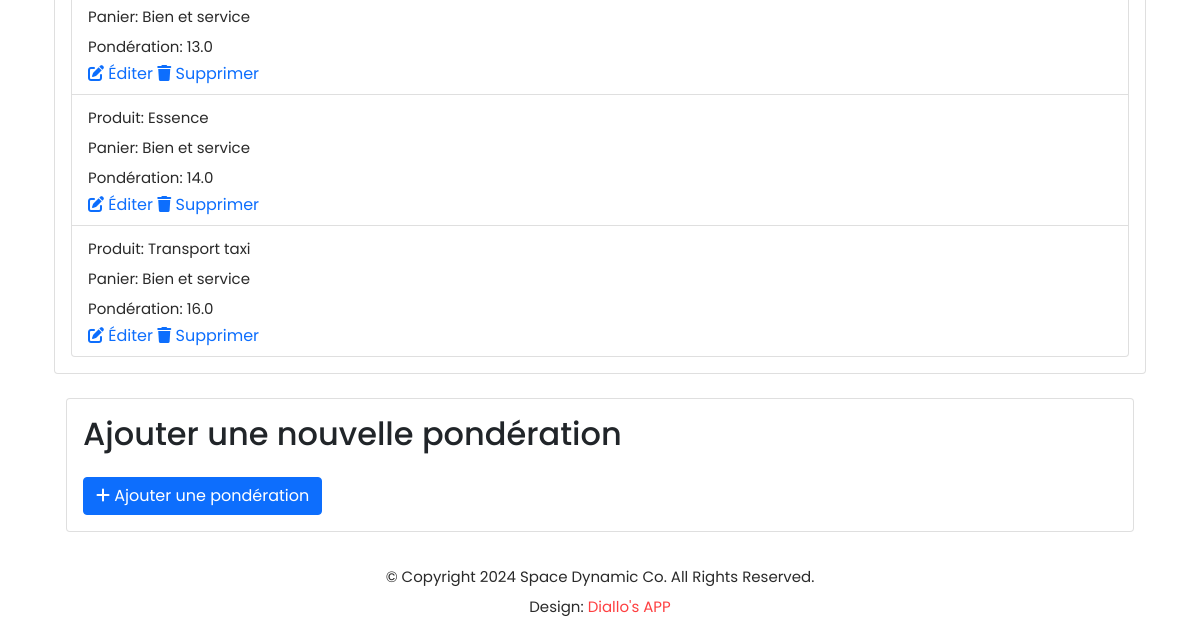
Page /ponderations/ (lower part) on the earlier database version.
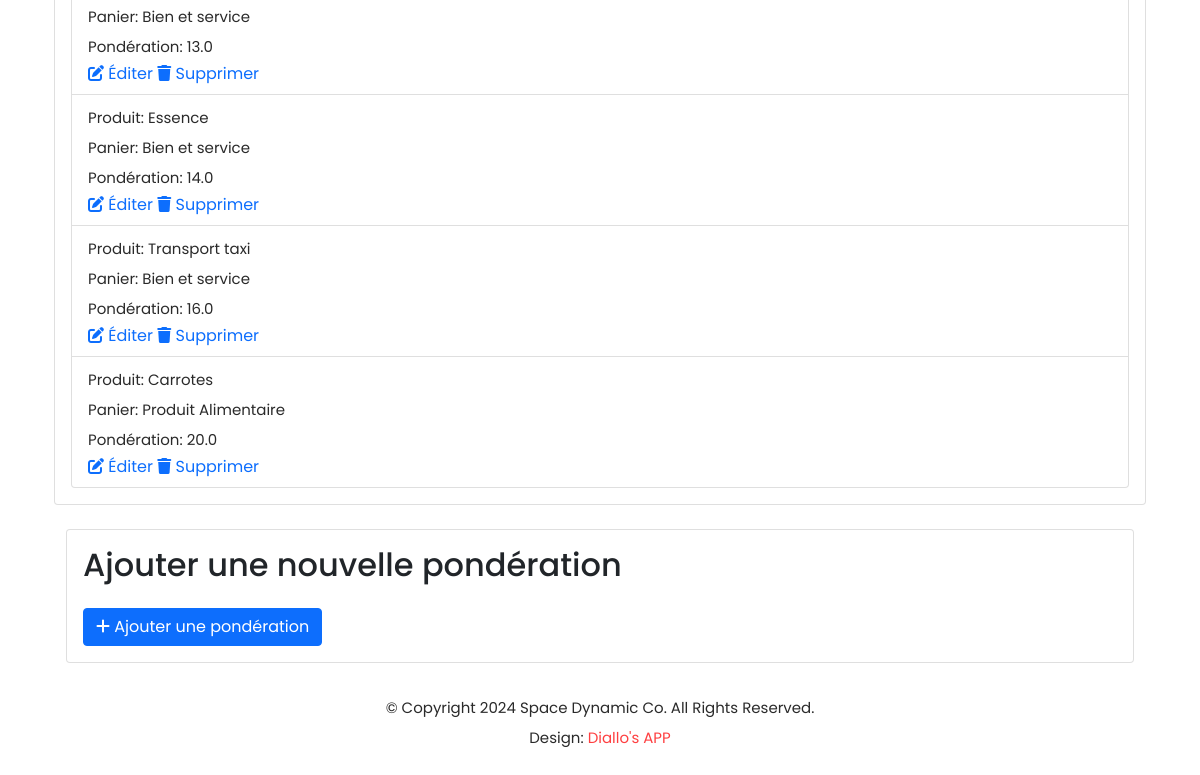
Same page on the later database version.
### gestion_produits/models.py (models this page shows, shortened)
class Ponderation(models.Model):
    DEFAULT_PONDERATION = 0.0
    product = models.ForeignKey(Product, on_delete=models.CASCADE)
    panier = models.ForeignKey(Panier, on_delete=models.CASCADE)
    ponderation = models.FloatField(default=DEFAULT_PONDERATION)

class Panier(models.Model):
    DEFAULT_CODE_PANIER = 'DEFAULT_CODE_PANIER'
    DEFAULT_LABEL = 'DEFAULT_LABEL'
    DEFAULT_DESCRIPTION = 'DEFAULT_DESCRIPTION'
    code_panier = models.CharField(max_length=100, default=DEFAULT_CODE_PANIER)
    label = models.CharField(max_length=100, default=DEFAULT_LABEL)
    description = models.TextField(default=DEFAULT_DESCRIPTION)
    products = models.ManyToManyField(Product, through='Ponderation')

class Product(models.Model):
    DEFAULT_CODE = 'DEFAULT_CODE'
    DEFAULT_NAME = 'DEFAULT_NAME'
    DEFAULT_DESCRIPTION = 'DEFAULT_DESCRIPTION'
    code_name = models.CharField(max_length=100, default=DEFAULT_CODE)
    name = models.CharField(max_length=100, default=DEFAULT_NAME)
    description = models.TextField(default=DEFAULT_DESCRIPTION)
    family = models.ForeignKey(Family, on_delete=models.CASCADE)

### gestion_produits/views.py (the view)
# urls.py: path('ponderations/', views.ponderation_list, name='ponderation_list'),
def ponderation_list(request):
    ponderations = Ponderation.objects.all()
    return render(request, 'ponderation_list.html', {'ponderations': ponderations})

### gestion_produits/templates/ponderation_list.html (shortened to what this page needs)
{% extends 'base.html' %}
{% block content %}
<div class="container mt-5" style="padding-top: 2cm;">
    <div class="card">
        <div class="card-body">
            <ul class="list-group">
                {% for ponderation in ponderations %}
                    <li class="list-group-item">
                        <p>Produit: {{ ponderation.product.name }}</p>
                        <p>Panier: {{ ponderation.panier.label }}</p>
                        <p>Pondération: {{ ponderation.ponderation }}</p>
                        <a href="{% url 'ponderation_edit' pk=ponderation.pk %}">
                            <i class="fas fa-edit"></i> Éditer
                        </a>
                        <a href="{% url 'ponderation_delete' pk=ponderation.pk %}">
                            <i class="fas fa-trash"></i> Supprimer
                        </a>
                    </li>
                {% empty %}
                    <li class="list-group-item">Aucune pondération disponible pour le moment.</li>
                {% endfor %}
            </ul>
        </div>
    </div>
    <div class="container mt-4">
        <div class="card">
            <div class="card-body">
                <h2 class="card-title mb-4">Ajouter une nouvelle pondération</h2>
                <a href="{% url 'ponderation_add' %}" class="btn btn-primary">
                    <i class="fas fa-plus"></i> Ajouter une pondération
                </a>
            </div>
        </div>
    </div>
</div>
{% endblock %}

Differences in the rows shown:
added Ponderation: product.name "Carrotes", panier.label "Produit Alimentaire", ponderation "20.0"
